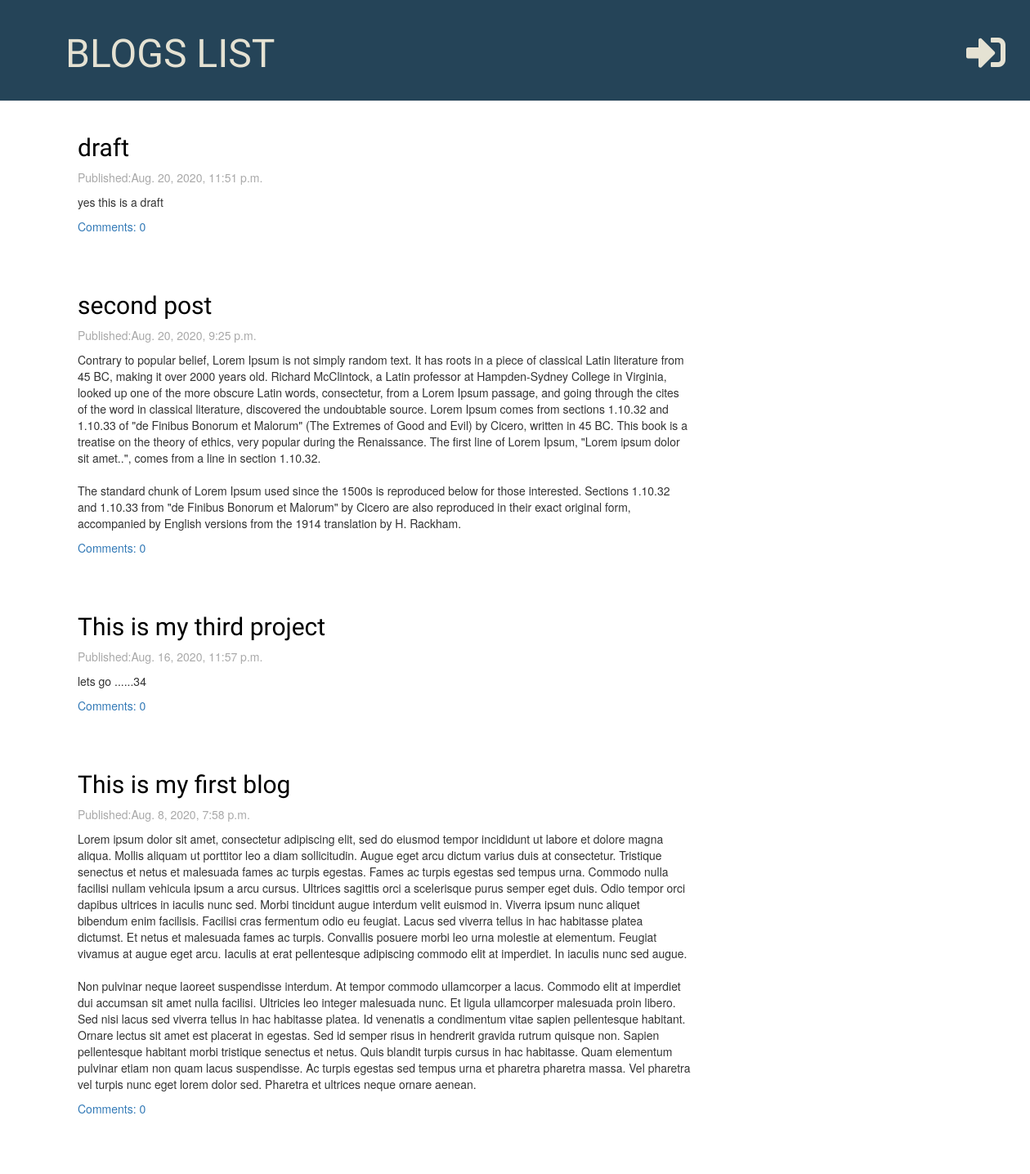
/, run on an earlier commit of the app's database.
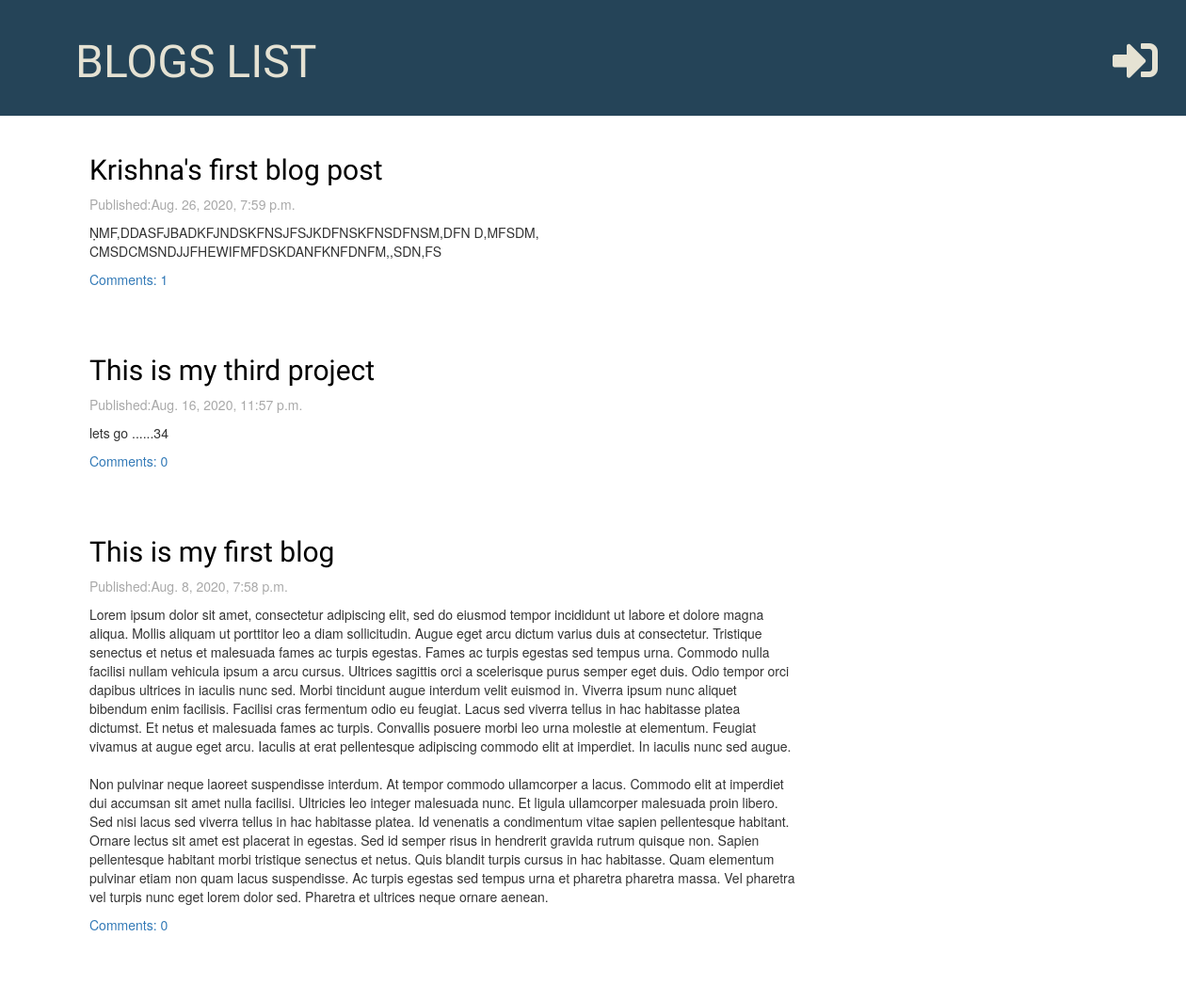
And on a later commit of the database.
### blog/models.py (models this page shows, shortened)
class Post(models.Model):
    author=models.ForeignKey('auth.User',on_delete=models.CASCADE)
    title=models.CharField(max_length=200)
    text=models.TextField()
    created_date=models.DateTimeField(default=timezone.now)
    published_date=models.DateTimeField(blank=True,null=True)
    def approved_comments(self):
        return self.comments.filter(approved_comment=True)

### blog/views.py (the view)
# urls.py: path('', views.post_list, name='post_list'),
def post_list(request):
    posts=Post.objects.filter(published_date__lte=timezone.now()).order_by('-published_date')
    stuff={'posts':posts}
    return render(request,'blog/post_list.html',stuff)

### blog/templates/blog/post_list.html (shortened to what this page needs)
{% extends 'blog/base.html' %}
  {% block content %}
    {% for post in posts %}
    <div class="post">
      <h2><a href="{% url 'detail' post.pk %}">{{post.title}}</a></h2>
      <p class="publish">Published:{{post.published_date}}</p>
      <p>{{post.text|linebreaksbr}}</p>
      <a href="{% url 'detail' pk=post.pk %}">Comments: {{ post.approved_comments.count }}</a>
    </div>
    {% endfor %}
  {% endblock %}

### blog/templates/blog/base.html (shortened to what this page needs)
{% load static %}
<!DOCTYPE html>
<html lang="en" dir="ltr">
  <head>
    <link rel="stylesheet" href="https://maxcdn.bootstrapcdn.com/bootstrap/3.3.7/css/bootstrap.min.css">
    <link rel="stylesheet" href="https://use.fontawesome.com/releases/v5.14.0/css/all.css">
    <link rel="stylesheet" href="{% static 'blog/style.css' %}">
    <link rel="stylesheet" href="{% static 'blog/zenburn.css' %}">
  </head>
  <body>
    <div class="">
      <div class="page-header">
          <h1><a href="{% url 'post_list' %}">BLOGS LIST</a>
            {% if user.is_authenticated %}
            <a href="{% url "new_post" %}" class="top-menu"><i class="fas fa-plus-square fa-1.5x"></i></a>
            <a href="{% url 'post_draft_list' %}" class="top-menu"><i class="fab fa-firstdraft fa-1.5x"></i></a>
            <small><a href="{% url 'logout' %}" class="top-menu"><i class="fas fa-sign-out-alt" data-toggle="tooltip" data-placement="top" title="logout"></i></a></small>
            <p class="top-menu">Hi {{user.username}},</p>
            {% else %}
            <a href="{% url "login" %}" class="top-menu"><i class="fas fa-sign-in-alt fa-1.5x"></i></a>
            {% endif %}
          </h1>
      </div>
      <div class="content container">
        <div class="row">
          <div class="col-md-8">
            {% block content %}
            {% endblock %}
          </div>
        </div>
      </div>
    </div>
  </body>
</html>

### blog/static/blog/style.css (style rules this page uses)
.page-header { background-color: #254458; padding : 20px 20px 20px 80px; margin-top: 0px; }
.page-header h1 a { color: #e5e2d3 ; text-decoration: none; font-size: 36pt; }
.content { margin-left: 80px; }
h1,h2,h3,h4 { font-family: 'Tangerine','Inconsolata','Droid Sans',serif; }
.publish { color: #A9A9A9; }
.post { margin-bottom: 70px; }
.post h2 a { color:#000000; }
.top-menu { float: right; padding: 10px; padding-top: 0; }

What changed in the data, as far as the page shows it:
removed Post: title "draft", published_date "Aug. 20, 2020, 11:51 p.m.", text "yes this is a draft", approved_comments.count "0"
removed Post: title "second post", published_date "Aug. 20, 2020, 9:25 p.m.", text "Contrary to popular belief, Lorem Ipsum is not simply random text. It has roots in a piece of classical Latin literature from 45 BC, making it over 2000 years old. Richard McClintock, a Latin professor at Hampden-Sydney College in Virginia, looked up one of the more obscure Latin words, consectetur, from a Lorem Ipsum passage, and going through the cites of the word in classical literature, discovered the undoubtable source. Lorem Ipsum comes from sections 1.10.32 and 1.10.33 of \"de Finibus Bonorum et Malorum\" (The Extremes of Good and Evil) by Cicero, written in 45 BC. This book is a treatise on the theory of ethics, very popular during the Renaissance. The first line of Lorem Ipsum,…", approved_comments.count "0"
added Post: title "Krishna's first blog post", published_date "Aug. 26, 2020, 7:59 p.m.", text "ṆMF,DDASFJBADKFJNDSKFNSJFSJKDFNSKFNSDFNSM,DFN D,MFSDM, CMSDCMSNDJJFHEWIFMFDSKDANFKNFDNFM,,SDN,FS", approved_comments.count "1"
